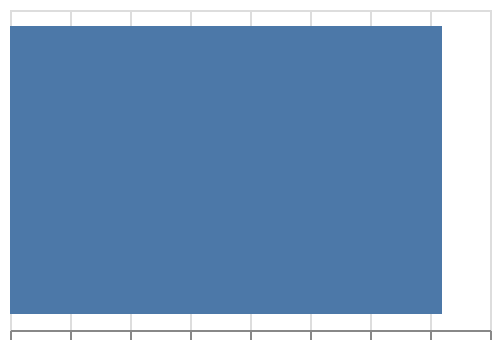

Express this chart as Vega-Lite.
### Vega-Lite specification from a JSON file in a GitHub repository (floating-point values rounded to 4 significant figures)
{"$schema": "https://vega.github.io/schema/vega-lite/v6.json", "padding": 5, "autosize": "none", "width": 240, "height": 160, "data": {"name": "table", "values": [{"c": "A", "g": "p", "x": 1, "y": 2, "v": 5, "t": "2024-01-15", "o": {"v": 3}, "IMDB Rating": 6.1, "d": "x1"}, {"c": "B", "g": "q", "x": 2, "y": 4, "v": 9, "t": "2024-02-20", "o": {"v": 7}, "IMDB Rating": 7.4, "d": "x2"}, {"c": "A", "g": "q", "x": 3, "y": 3, "v": 2, "t": "2024-03-05", "o": {"v": 1}, "IMDB Rating": 5.2, "d": "x1"}, {"c": "C", "g": "p", "x": 4, "y": 6, "v": 7, "t": "2024-05-30", "o": {"v": 4}, "IMDB Rating": 8.8, "d": "x3"}, {"c": "B", "g": "p", "x": 5, "y": 5, "v": 4, "t": "2024-07-11", "o": {"v": 9}, "IMDB Rating": 6.9, "d": "x2"}, {"c": "C", "g": "q", "x": 6, "y": 8, "v": 6, "t": "2024-09-02", "o": {"v": 2}, "IMDB Rating": 7.7, "d": "x3"}, {"c": "A", "g": "p", "x": 7, "y": 7, "v": 8, "t": "2024-11-25", "o": {"v": 5}, "IMDB Rating": 4.4, "d": "x1"}, {"c": "B", "g": "q", "x": 8, "y": 9, "v": 3, "t": "2024-12-31", "o": {"v": 8}, "IMDB Rating": 9.1, "d": "x2"}]}, "mark": "bar", "encoding": {"x": {"field": "x", "type": "quantitative"}}}
